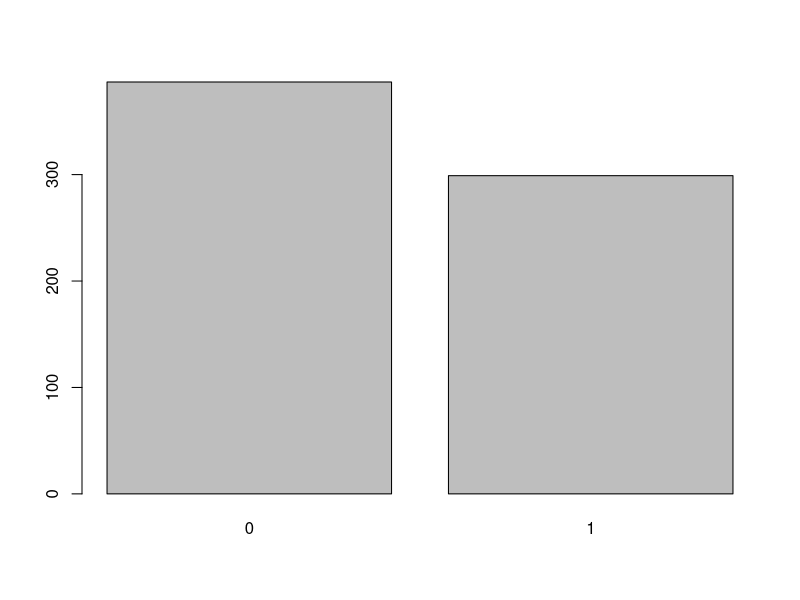

Generate this figure with R: (Note: this script raises an error after producing the figure.)
## ---- chunk 1
knitr::opts_chunk$set(echo = TRUE)

library(tidyverse)
library(purrr)
library(broom)
library(Metrics)

library(TH.data)
library(survival)
library(survminer)

## ---- chunk 2
# Load the data
data(GBSG2, package = "TH.data")
class(GBSG2)

# Look at the summary of the dataset
summary(GBSG2)
## ---- chunk 3
# Creating Surv objects
time <- c(5, 6, 2, 4, 4)
event <- c(1, 0, 0, 1, 1)
surv_df <- Surv(time, event)

surv_df
class(surv_df)
## ---- chunk 4
# Count censored and uncensored data
num_cens <- table(GBSG2$cens)
num_cens

# Create barplot of censored and uncensored data
barplot(height = num_cens)

## ---- chunk 5
# Create Surv-Object
sobj <- Surv(GBSG2$time, GBSG2$cens)

# Look at 10 first elements
sobj[1:10]

# Look at summary
summary(sobj)

# Look at structure
str(sobj)
## ---- chunk 6
# Load the UnempDur data
data(UnempDur, package = "Ecdat")
summary(UnempDur)

# Count censored and uncensored data
cens_employ_ft <- table(UnempDur$censor1)
cens_employ_ft

# Create barplot of censored and uncensored data
barplot(cens_employ_ft)

# Create Surv-Object
sobj <- Surv(UnempDur$spell, event = UnempDur$censor1)

# Look at 10 first elements
head(sobj)
## ---- chunk 7
# Create time adn event data
time <- c(5, 6,2, 4, 4)
event <- c(1, 0, 0, 1, 1)

# Compute Kaplan_Meier estimate
km <- survfit(Surv(time, event) ~ 1)
class(km)
km

# Take a look at the structure
str(km)

# Create data.frame (extract relevent information from a *survfit* object)
data.frame(time = km$time, 
           n.risk = km$n.risk,
           n.event = km$n.event, 
           n.censor = km$n.censor, 
           surv = km$surv)


## ---- chunk 8
# Create dancedat data
dancedat <- data.frame(
  name = c("Chris", "Martin", "Conny", "Desi", "Reni", "Phil", "Flo", "Andrea", "Isaac", "Dayra", "Caspar"), 
  time = c( 20, 2, 14, 22, 3, 7, 4, 15, 25, 17, 12), 
  obs_end = c(1, 1, 0, 1, 1, 1, 1, 1, 0, 0, 0))

# Estimate the survivor function pretending that all censored observations are actual observations
km_wrong <- survfit(Surv(time) ~ 1, data = dancedat)

# Estimate the survivor function from this dataset via kaplan-meier
km <- survfit(Surv(time, event = obs_end) ~ 1, data = dancedat)

# Plot the two and compare
ggsurvplot_combine(list(correct = km, wrong = km_wrong))
## ---- chunk 9
# Kaplan-Meier estimate
km <- survfit(Surv(time = time, event = cens) ~ 1, data = GBSG2)

# plot of the Kaplan-Meier estimate
ggsurvplot(fit = km)

# add the risk table to plot
ggsurvplot(fit = km, risk.table = TRUE)

# add a line showing the median survival time
ggsurvplot(fit = km, risk.table = TRUE, surv.median.line = "hv")

## ---- chunk 10
# Import the ovarian cancer dataset and have a look at it
data(ovarian)
glimpse(ovarian)

table(ovarian$fustat)
## ---- chunk 11
ovarian <- ovarian %>%
  mutate(rx = factor(rx, levels = c(1, 2), labels = c("A", "B")),
         resid.ds = factor(resid.ds, levels = c(1, 2), labels = c("no", "yes")),
         ecog.ps = factor(ecog.ps, levels = c(1, 2), labels = c("good", "bad")), 
         age_group = ifelse(age >= 50, "old", "young"), 
         age_group = factor(age_group))

## ---- chunk 12
# Fit survival data using the Kaplan-Meier method
surv_object <- Surv(time = ovarian$futime, event = ovarian$fustat)
surv_object

str(surv_object)
## ---- chunk 13
fit1 <- survfit(surv_object ~ rx, data = ovarian)
summary(fit1)
## ---- chunk 14
ggsurvplot(fit1, data = ovarian, pval = TRUE)
## ---- chunk 15
# Examine prdictive value of residual disease status
fit2 <- survfit(surv_object ~ resid.ds, data = ovarian)
ggsurvplot(fit2, data = ovarian, pval = TRUE)
## ---- chunk 16
# Fit a Cox proportional hazards model
fit.coxph <- coxph(surv_object ~ rx + resid.ds + age_group + ecog.ps, 
                   data = ovarian)

ggforest(fit.coxph, data = ovarian)
